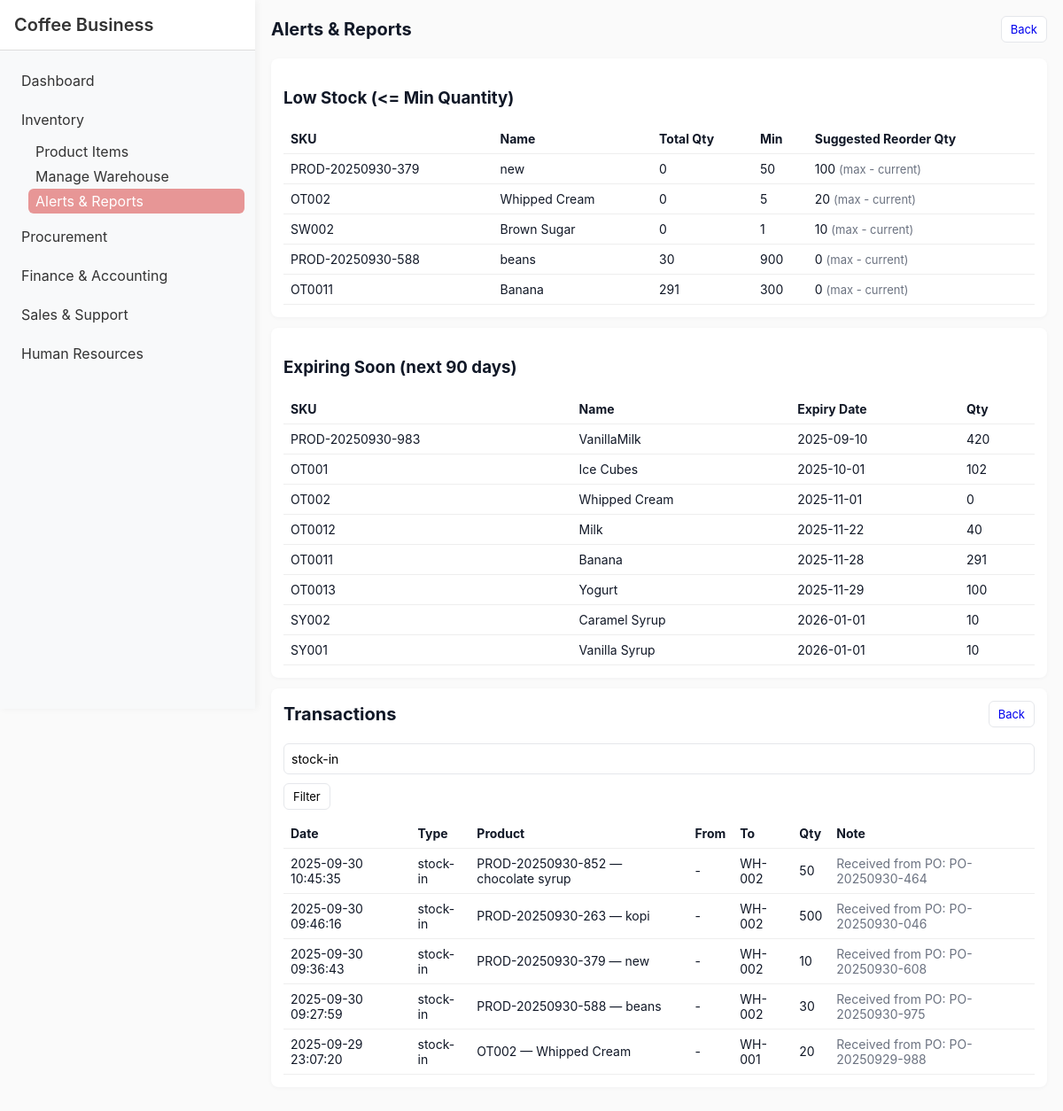
Screenshot of /Module1/Alerts.php?filter=stock-in with the database file from the repository.
### tables this page shows
CREATE TABLE `products` (
  `id` int(11) NOT NULL,
  `sku` varchar(50) NOT NULL,
  `name` varchar(255) NOT NULL,
  `description` text DEFAULT NULL,
  `category` varchar(100) DEFAULT NULL,
  `unit` varchar(30) DEFAULT 'pcs',
  `expiration_date` date DEFAULT NULL,
  `min_qty` int(11) DEFAULT 0,
  `max_qty` int(11) DEFAULT 0,
  `created_at` timestamp NOT NULL DEFAULT current_timestamp(),
  `updated_at` timestamp NULL DEFAULT NULL ON UPDATE current_timestamp(),
  `warehouse_id` int(11) DEFAULT NULL,
  `total_quantity` int(11) DEFAULT 0,
  `unit_price` decimal(10,2) DEFAULT NULL
);

CREATE TABLE `stock_transactions` (
  `id` int(11) NOT NULL,
  `product_id` int(11) NOT NULL,
  `location_from` int(11) DEFAULT NULL,
  `location_to` int(11) DEFAULT NULL,
  `qty` int(11) NOT NULL,
  `type` enum('stock-in','stock-out','transfer') NOT NULL,
  `reference` varchar(50) DEFAULT NULL,
  `note` text DEFAULT NULL,
  `trans_date` datetime DEFAULT current_timestamp(),
  `user_name` varchar(100) DEFAULT 'system',
  `expiration_date` date DEFAULT NULL,
  `reference_id` int(11) DEFAULT NULL,
  `reference_type` enum('po','gr','transfer','adjustment') DEFAULT NULL
);

CREATE TABLE `locations` (
  `id` int(11) NOT NULL,
  `code` varchar(50) NOT NULL,
  `name` varchar(255) NOT NULL,
  `description` text DEFAULT NULL,
  `created_at` timestamp NOT NULL DEFAULT current_timestamp()
);

### Module1/alerts.php (the view, shortened to what this page needs)
<?php
require '../db.php';
$sql = "SELECT p.id, p.sku, p.name, p.min_qty, p.max_qty, IFNULL(SUM(pl.quantity),0) AS total_qty
        FROM products p
        LEFT JOIN product_locations pl ON pl.product_id = p.id
        GROUP BY p.id
        HAVING total_qty <= p.min_qty
        ORDER BY total_qty ASC";
$low = $pdo->query($sql)->fetchAll(PDO::FETCH_ASSOC);
$stmt = $pdo->prepare("SELECT p.id,p.sku,p.name,p.expiration_date,IFNULL(SUM(pl.quantity),0) AS total_qty
    FROM products p
    LEFT JOIN product_locations pl ON pl.product_id = p.id
    WHERE p.expiration_date IS NOT NULL AND p.expiration_date <= DATE_ADD(CURDATE(), INTERVAL 90 DAY)
    GROUP BY p.id
    ORDER BY p.expiration_date ASC");
$stmt->execute();
$expiring = $stmt->fetchAll(PDO::FETCH_ASSOC);
$filter = $_GET['filter'] ?? '';
$sql = "SELECT t.*, p.sku, p.name AS product_name,
    lf.code AS from_code, lt.code AS to_code
    FROM stock_transactions t
    JOIN products p ON p.id = t.product_id
    LEFT JOIN locations lf ON lf.id = t.location_from
    LEFT JOIN locations lt ON lt.id = t.location_to
    WHERE 1 ";
$params = [];
if ($filter) {
    $sql .= " AND (t.type = :f OR p.sku LIKE :f2 OR p.name LIKE :f2) ";
    $params[':f'] = $filter;
    $params[':f2'] = "%$filter%";
}
$sql .= " ORDER BY t.trans_date DESC LIMIT 200";
$stmt = $pdo->prepare($sql);
$stmt->execute($params);
$logs = $stmt->fetchAll(PDO::FETCH_ASSOC);
?>
<!doctype html>
<html>
    <head>
        <link rel="stylesheet" href="styles.css">
    </head>
<body>
  <?php include '../shared/sidebar.php'; ?>
  <div class="container" style="margin-left: 18rem;">
    <div class="header">
        <h1>Alerts & Reports</h1>
        <a class="btn" href="<?php echo BASE_URL; ?>Module1/index.php">Back</a>
    </div>
    <div class="card">
        <h3>Low Stock (<= Min Quantity)</h3>
        <?php if (count($low) === 0): ?>
            <div class="small">No low stock items.</div>
        <?php else: ?>
            <table class="table">
                <thead>
                    <tr>
                        <th>SKU</th>
                        <th>Name</th>
                        <th>Total Qty</th>
                        <th>Min</th>
                        <th>Suggested Reorder Qty</th>
                    </tr>
                </thead>
                <tbody>
                    <?php foreach($low as $l):
                        $suggest = max( ($l['max_qty'] - $l['total_qty']), 0);
                    ?>
                        <tr>
                            <td><?php echo htmlspecialchars($l['sku'])?></td>
                            <td><?php echo htmlspecialchars($l['name'])?></td>
                            <td><?php echo (int)$l['total_qty']?></td>
                            <td><?php echo (int)$l['min_qty']?></td>
                            <td><?php echo (int)$suggest?> <span class="small"> (max - current)</span></td>
                        </tr>
                    <?php endforeach; ?>
                </tbody>
            </table>
        <?php endif; ?>
    </div>
    <div class="card">
        <h3>Expiring Soon (next 90 days)</h3>
        <?php if (count($expiring) === 0): ?>
            <div class="small">No items expiring soon.</div>
        <?php else: ?>
            <table class="table">
                <thead>
                    <tr>
                        <th>SKU</th>
                        <th>Name</th>
                        <th>Expiry Date</th>
                        <th>Qty</th>
                    </tr>
                </thead>
                <tbody>
                    <?php foreach($expiring as $e): ?>
                        <tr>
                            <td><?php echo htmlspecialchars($e['sku'])?></td>
                            <td><?php echo htmlspecialchars($e['name'])?></td>
                            <td><?php echo htmlspecialchars($e['expiration_date'])?></td>
                            <td><?php echo (int)$e['total_qty']?></td>
                        </tr>
                    <?php endforeach; ?>
                </tbody>
            </table>
        <?php endif; ?>
    </div>
    <div class="card">
        <div class="header">
            <h1>Transactions</h1>
            <div>
                <a class="btn" href="<?php echo BASE_URL; ?>Module1/index.php">Back</a>
            </div>
        </div>
        <form method="get" class="form-row">
            <input class="input" name="filter" placeholder="Filter by type sku or name" value="<?php echo htmlspecialchars($filter) ?>">
            <button class="btn" type="submit">Filter</button>
        </form>
        <table class="table">
            <thead>
                <tr>
                    <th>Date</th>
                    <th>Type</th>
                    <th>Product</th>
                    <th>From</th>
                    <th>To</th>
                    <th>Qty</th>
                    <th>Note</th>
                </tr>
            </thead>
            <tbody>
                <?php foreach($logs as $l): ?>
                    <tr>
                        <td><?php echo htmlspecialchars($l['trans_date'])?></td>
                        <td><?php echo htmlspecialchars($l['type'])?></td>
                        <td><?php echo htmlspecialchars($l['sku'].' — '.$l['product_name'])?></td>
                        <td><?php echo htmlspecialchars($l['from_code'] ?? '-')?></td>
                        <td><?php echo htmlspecialchars($l['to_code'] ?? '-')?></td>
                        <td><?php echo (int)$l['qty']?></td>
                        <td class="small"><?php echo htmlspecialchars($l['note'])?></td>
                    </tr>
                <?php endforeach; ?>
            </tbody>
        </table>
    </div>
  </div>
</body>
</html>

### Module1/styles.css (style rules this page uses)
:root { --bg: #fafafa; --card: #ffffff; --muted: #6b7280; --accent: #111827; }
* { box-sizing: border-box; font-family: Inter, Segoe UI, Arial, Helvetica, sans-serif; }
body { background: var(--bg); color: var(--accent); margin: 0; padding: 18px; }
.container { max-width: 1100px; margin: 0 auto; }
.header { display: flex; justify-content: space-between; align-items: center; margin-bottom: 18px; }
h1 { margin: 0; font-size: 20px; }
.card { background: var(--card); padding: 14px; border-radius: 8px; box-shadow: 0 1px 4px rgba(16, 24, 40, 0.04); margin-bottom: 12px; }
.table { width: 100%; border-collapse: collapse; }
.table th, .table td { padding: 8px; border-bottom: 1px solid #eee; text-align: left; font-size: 14px; }
.actions a, .btn { text-decoration: none; padding: 6px 10px; border-radius: 6px; border: 1px solid #e5e7eb; background: #fff; display: inline-block; font-size: 13px; }
.form-row { display: flex; gap: 10px; flex-wrap: wrap; margin-bottom: 10px; }
.input, select, textarea { padding: 8px; border: 1px solid #e5e7eb; border-radius: 6px; width: 100%; font-size: 14px; }
.small { font-size: 13px; color: var(--muted); }

### rows the page displays
products: sku "PROD-20250930-379", name "new", total_qty "0", min_qty "50", max_qty "100"
products: sku "OT002", name "Whipped Cream", total_qty "0", min_qty "5", max_qty "20", expiration_date "2025-11-01"
products: sku "SW002", name "Brown Sugar", total_qty "0", min_qty "1", max_qty "10"
products: sku "PROD-20250930-588", name "beans", total_qty "30", min_qty "900", max_qty "0"
products: sku "OT0011", name "Banana", total_qty "291", min_qty "300", max_qty "0", expiration_date "2025-11-28"
products: sku "PROD-20250930-983", name "VanillaMilk", expiration_date "2025-09-10", total_qty "420"
products: sku "OT001", name "Ice Cubes", expiration_date "2025-10-01", total_qty "102"
products: sku "OT0012", name "Milk", expiration_date "2025-11-22", total_qty "40"
products: sku "OT0013", name "Yogurt", expiration_date "2025-11-29", total_qty "100"
products: sku "SY002", name "Caramel Syrup", expiration_date "2026-01-01", total_qty "10"
products: sku "SY001", name "Vanilla Syrup", expiration_date "2026-01-01", total_qty "10"
stock_transactions: trans_date "2025-09-30 10:45:35", type "stock-in", product.name "PROD-20250930-852 — chocolate syrup", from_code "-", location_to.code "WH-002", qty "50", note "Received from PO: PO-20250930-464"
stock_transactions: trans_date "2025-09-30 09:46:16", type "stock-in", product.name "PROD-20250930-263 — kopi", from_code "-", location_to.code "WH-002", qty "500", note "Received from PO: PO-20250930-046"
stock_transactions: trans_date "2025-09-30 09:36:43", type "stock-in", product.name "PROD-20250930-379 — new", from_code "-", location_to.code "WH-002", qty "10", note "Received from PO: PO-20250930-608"
stock_transactions: trans_date "2025-09-30 09:27:59", type "stock-in", product.name "PROD-20250930-588 — beans", from_code "-", location_to.code "WH-002", qty "30", note "Received from PO: PO-20250930-975"
stock_transactions: trans_date "2025-09-29 23:07:20", type "stock-in", product.name "OT002 — Whipped Cream", from_code "-", location_to.code "WH-001", qty "20", note "Received from PO: PO-20250929-988"
